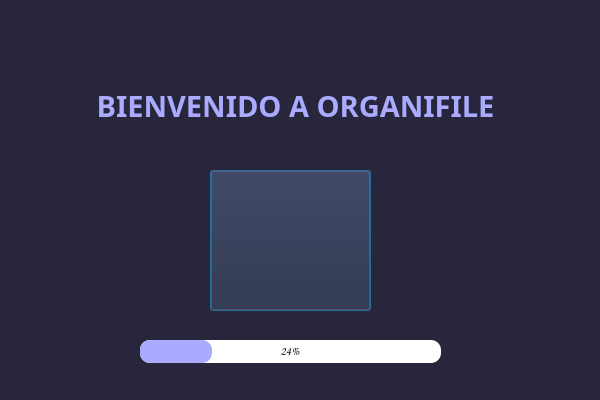
<?xml version="1.0" encoding="UTF-8"?>
<ui version="4.0">
 <class>Dialog</class>
 <widget class="QDialog" name="Dialog">
  <property name="geometry">
   <rect>
    <x>0</x>
    <y>0</y>
    <width>600</width>
    <height>400</height>
   </rect>
  </property>
  <property name="minimumSize">
   <size>
    <width>600</width>
    <height>400</height>
   </size>
  </property>
  <property name="windowTitle">
   <string>Dialog</string>
  </property>
  <property name="styleSheet">
   <string notr="true">background-color:#27263c;</string>
  </property>
  <widget class="QProgressBar" name="progressBar">
   <property name="geometry">
    <rect>
     <x>140</x>
     <y>340</y>
     <width>301</width>
     <height>23</height>
    </rect>
   </property>
   <property name="font">
    <font>
     <family>Comic Sans MS</family>
    </font>
   </property>
   <property name="styleSheet">
    <string notr="true">QProgressBar{
border-radius:10px;
background-color:white;
}
QProgressBar::chunk{
	border-radius:10px;
	background-color:rgb(170, 170, 255);

}</string>
   </property>
   <property name="value">
    <number>24</number>
   </property>
   <property name="alignment">
    <set>Qt::AlignCenter</set>
   </property>
  </widget>
  <widget class="QLabel" name="label">
   <property name="geometry">
    <rect>
     <x>30</x>
     <y>60</y>
     <width>531</width>
     <height>91</height>
    </rect>
   </property>
   <property name="font">
    <font>
     <family>Candara</family>
     <pointsize>22</pointsize>
     <weight>75</weight>
     <bold>true</bold>
     <strikeout>false</strikeout>
    </font>
   </property>
   <property name="layoutDirection">
    <enum>Qt::LeftToRight</enum>
   </property>
   <property name="styleSheet">
    <string notr="true">color:rgb(170, 170, 255);</string>
   </property>
   <property name="text">
    <string>BIENVENIDO A ORGANIFILE</string>
   </property>
   <property name="alignment">
    <set>Qt::AlignCenter</set>
   </property>
  </widget>
  <widget class="QPushButton" name="pushButton">
   <property name="geometry">
    <rect>
     <x>210</x>
     <y>170</y>
     <width>161</width>
     <height>141</height>
    </rect>
   </property>
   <property name="text">
    <string/>
   </property>
   <property name="icon">
    <iconset>
     <normaloff>../icons/icons8-genealogía-100.png</normaloff>../icons/icons8-genealogía-100.png</iconset>
   </property>
   <property name="iconSize">
    <size>
     <width>1000</width>
     <height>1000</height>
    </size>
   </property>
  </widget>
 </widget>
 <resources/>
 <connections/>
</ui>
